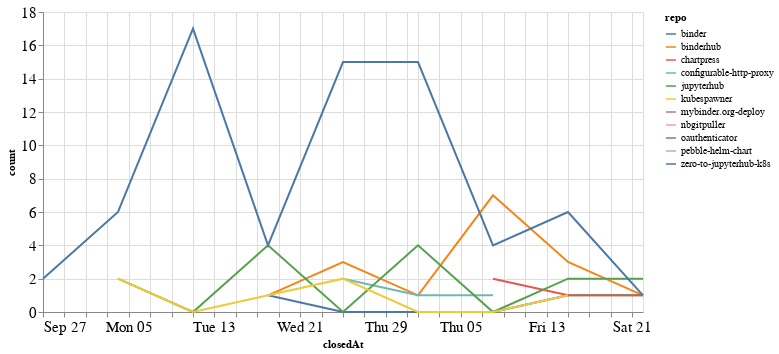

This figure's notebook cell:
### Code cell
closed_by_time = closed_by.groupby('repo').resample('W', on='closedAt').count()['author'].reset_index()
closed_by_time = closed_by_time.rename(columns={'author': 'count'})

alt.Chart(closed_by_time, width=600).mark_line().encode(
    x='closedAt',
    y='count',
    color='repo',
    tooltip="repo"
)

### Figure 1 — Vega-Lite specification as saved in the notebook (floating-point values rounded to 4 significant figures)
{"config": {"axisLeft": {"labelFontSize": 15}, "axisBottom": {"labelFontSize": 15}}, "data": {"name": "data-e382122715f8b5446443d98a6b95c19f"}, "mark": "line", "encoding": {"color": {"type": "nominal", "field": "repo"}, "tooltip": {"type": "nominal", "field": "repo"}, "x": {"type": "temporal", "field": "closedAt"}, "y": {"type": "quantitative", "field": "count"}}, "width": 600, "$schema": "https://vega.github.io/schema/vega-lite/v4.8.1.json", "datasets": {"data-e382122715f8b5446443d98a6b95c19f": [{"repo": "binder", "closedAt": "2020-10-18T00:00:00", "count": 1}, {"repo": "binder", "closedAt": "2020-10-25T00:00:00", "count": 0}, {"repo": "binder", "closedAt": "2020-11-01T00:00:00", "count": 0}, {"repo": "binder", "closedAt": "2020-11-08T00:00:00", "count": 0}, {"repo": "binder", "closedAt": "2020-11-15T00:00:00", "count": 1}, {"repo": "binderhub", "closedAt": "2020-10-18T00:00:00", "count": 1}, {"repo": "binderhub", "closedAt": "2020-10-25T00:00:00", "count": 3}, {"repo": "binderhub", "closedAt": "2020-11-01T00:00:00", "count": 1}, {"repo": "binderhub", "closedAt": "2020-11-08T00:00:00", "count": 7}, {"repo": "binderhub", "closedAt": "2020-11-15T00:00:00", "count": 3}, {"repo": "binderhub", "closedAt": "2020-11-22T00:00:00", "count": 1}, {"repo": "chartpress", "closedAt": "2020-11-08T00:00:00", "count": 2}, {"repo": "chartpress", "closedAt": "2020-11-15T00:00:00", "count": 1}, {"repo": "chartpress", "closedAt": "2020-11-22T00:00:00", "count": 1}, {"repo": "configurable-http-proxy", "closedAt": "2020-10-25T00:00:00", "count": 2}, {"repo": "configurable-http-proxy", "closedAt": "2020-11-01T00:00:00", "count": 1}, {"repo": "configurable-http-proxy", "closedAt": "2020-11-08T00:00:00", "count": 1}, {"repo": "jupyterhub", "closedAt": "2020-10-04T00:00:00", "count": 2}, {"repo": "jupyterhub", "closedAt": "2020-10-11T00:00:00", "count": 0}, {"repo": "jupyterhub", "closedAt": "2020-10-18T00:00:00", "count": 4}, {"repo": "jupyterhub", "closedAt": "2020-10-25T00:00:00", "count": 0}, {"repo": "jupyterhub", "closedAt": "2020-11-01T00:00:00", "count": 4}, {"repo": "jupyterhub", "closedAt": "2020-11-08T00:00:00", "count": 0}, {"repo": "jupyterhub", "closedAt": "2020-11-15T00:00:00", "count": 2}, {"repo": "jupyterhub", "closedAt": "2020-11-22T00:00:00", "count": 2}, {"repo": "kubespawner", "closedAt": "2020-10-04T00:00:00", "count": 2}, {"repo": "kubespawner", "closedAt": "2020-10-11T00:00:00", "count": 0}, {"repo": "kubespawner", "closedAt": "2020-10-18T00:00:00", "count": 1}, {"repo": "kubespawner", "closedAt": "2020-10-25T00:00:00", "count": 2}, {"repo": "kubespawner", "closedAt": "2020-11-01T00:00:00", "count": 0}, {"repo": "kubespawner", "closedAt": "2020-11-08T00:00:00", "count": 0}, {"repo": "kubespawner", "closedAt": "2020-11-15T00:00:00", "count": 1}, {"repo": "mybinder.org-deploy", "closedAt": "2020-11-01T00:00:00", "count": 1}, {"repo": "nbgitpuller", "closedAt": "2020-10-04T00:00:00", "count": 2}, {"repo": "oauthenticator", "closedAt": "2020-11-15T00:00:00", "count": 1}, {"repo": "oauthenticator", "closedAt": "2020-11-22T00:00:00", "count": 1}, {"repo": "pebble-helm-chart", "closedAt": "2020-11-08T00:00:00", "count": 1}, {"repo": "zero-to-jupyterhub-k8s", "closedAt": "2020-09-27T00:00:00", "count": 2}, {"repo": "zero-to-jupyterhub-k8s", "closedAt": "2020-10-04T00:00:00", "count": 6}, {"repo": "zero-to-jupyterhub-k8s", "closedAt": "2020-10-11T00:00:00", "count": 17}, {"repo": "zero-to-jupyterhub-k8s", "closedAt": "2020-10-18T00:00:00", "count": 4}, {"repo": "zero-to-jupyterhub-k8s", "closedAt": "2020-10-25T00:00:00", "count": 15}, {"repo": "zero-to-jupyterhub-k8s", "closedAt": "2020-11-01T00:00:00", "count": 15}, {"repo": "zero-to-jupyterhub-k8s", "closedAt": "2020-11-08T00:00:00", "count": 4}, {"repo": "zero-to-jupyterhub-k8s", "closedAt": "2020-11-15T00:00:00", "count": 6}, {"repo": "zero-to-jupyterhub-k8s", "closedAt": "2020-11-22T00:00:00", "count": 1}]}}
